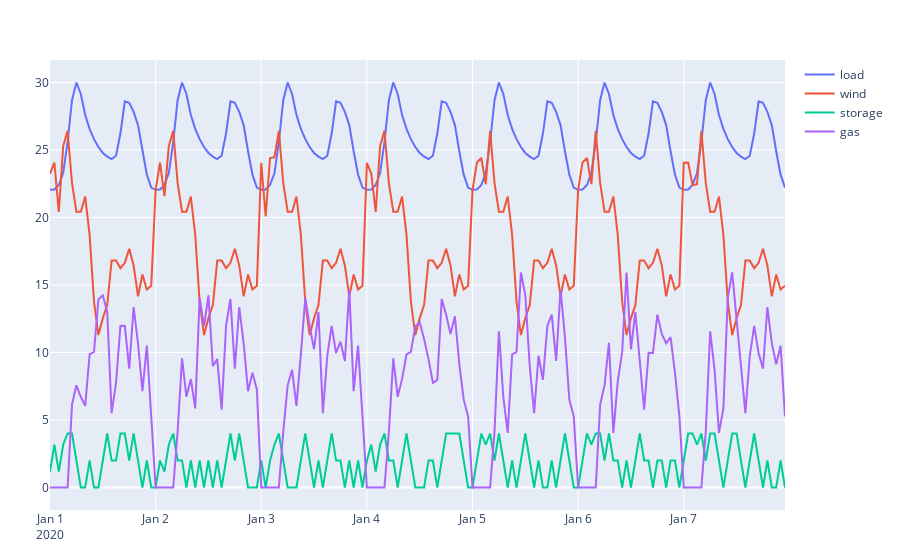

This figure's notebook cell:
### Code cell
load = series[!, "load-1"] * -1
fig1 = make_subplots(rows=1, cols=1, shared_xaxes=true)#, subplot_titles=["Dispatch"])

add_trace!(fig1, scatter(x=series.DateTime, y=load, mode="lines", name="load"), row=1, col=1)
add_trace!(fig1, scatter(x=series.DateTime, y=series[!, "wind-1"], mode="lines", name="wind"), row=1, col=1)
add_trace!(fig1, scatter(x=series.DateTime, y=series[!, "storage-1"], mode="lines", name="storage"), row=1, col=1)
add_trace!(fig1, scatter(x=series.DateTime, y=series[!, "gas-1"], mode="lines", name="gas"), row=1, col=1)

fig1

### Figure 1 — Plotly figure (JSON) as saved in the notebook; plotly's stock layout.template omitted (floating-point values rounded to 4 significant figures; data arrays with more than 128 entries replaced by an {"elided": "..."} marker saying what was removed)
{"data": [{"mode": "lines", "name": "load", "type": "scatter", "x": {"elided": "168 str values"}, "xaxis": "x", "y": {"elided": "168 float values"}, "yaxis": "y"}, {"mode": "lines", "name": "wind", "type": "scatter", "x": {"elided": "168 str values"}, "xaxis": "x", "y": {"elided": "168 float values"}, "yaxis": "y"}, {"mode": "lines", "name": "storage", "type": "scatter", "x": {"elided": "168 str values"}, "xaxis": "x", "y": {"elided": "168 float values"}, "yaxis": "y"}, {"mode": "lines", "name": "gas", "type": "scatter", "x": {"elided": "168 str values"}, "xaxis": "x", "y": {"elided": "168 float values"}, "yaxis": "y"}], "layout": {"annotations": [], "margin": {"b": 50, "l": 50, "r": 50, "t": 60}, "xaxis": {"anchor": "y", "domain": [0, 1]}, "yaxis": {"anchor": "x", "domain": [0, 1]}}}
